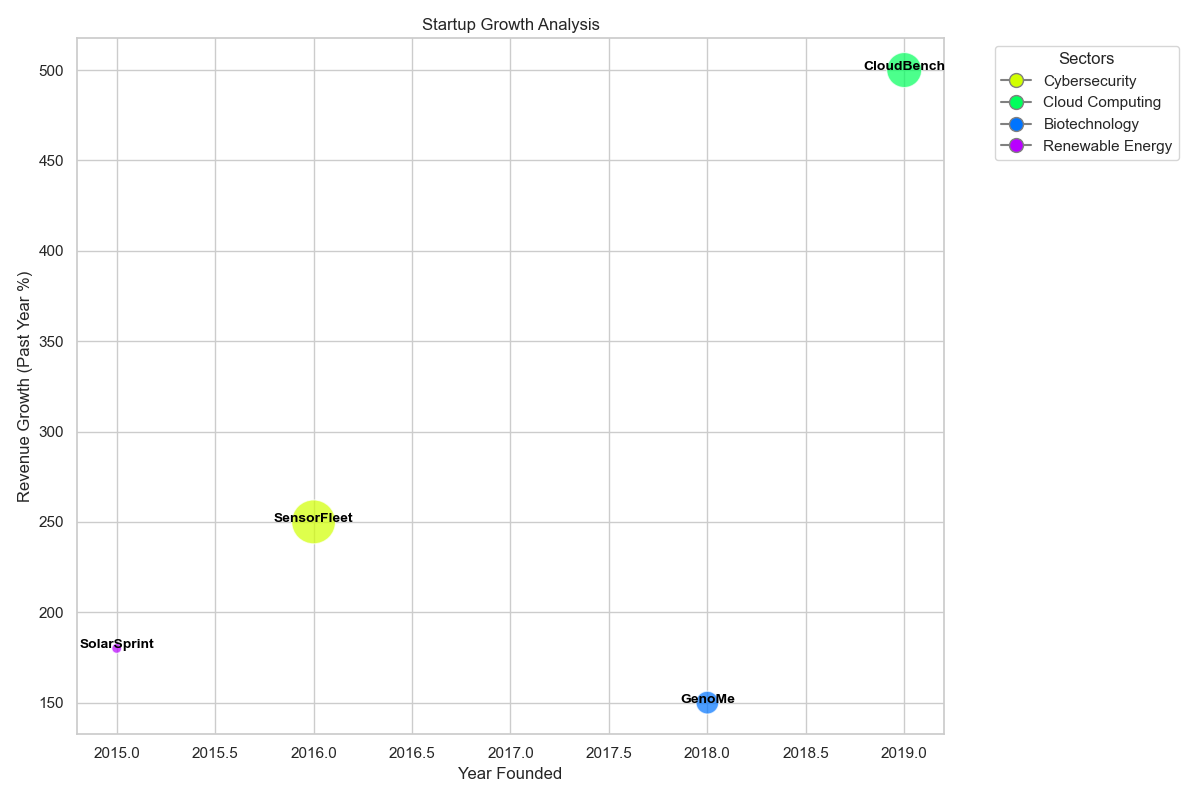

Recreate this plot in Python.

import matplotlib.pyplot as plt
import seaborn as sns
import pandas as pd

# Create a DataFrame from the provided data
data = [
    {'Startup Name': 'SensorFleet', 'Sector': 'Cybersecurity', 'Year Founded': 2016, 'Revenue Growth (Past Year %)': 250, 'Employee Growth (Past Year %)': 200, 'Current Employee Count': 35},
    {'Startup Name': 'CloudBench', 'Sector': 'Cloud Computing', 'Year Founded': 2019, 'Revenue Growth (Past Year %)': 500, 'Employee Growth (Past Year %)': 150, 'Current Employee Count': 25},
    {'Startup Name': 'GenoMe', 'Sector': 'Biotechnology', 'Year Founded': 2018, 'Revenue Growth (Past Year %)': 150, 'Employee Growth (Past Year %)': 100, 'Current Employee Count': 40},
    # ... (include all other data points)
    {'Startup Name': 'SolarSprint', 'Sector': 'Renewable Energy', 'Year Founded': 2015, 'Revenue Growth (Past Year %)': 180, 'Employee Growth (Past Year %)': 70, 'Current Employee Count': 50}
]

df = pd.DataFrame(data)

# Create a color palette for the Sectors
palette = sns.color_palette("hsv", len(df['Sector'].unique()))
color_map = {sector: color for sector, color in zip(df['Sector'].unique(), palette)}

# Create the bubble chart
plt.figure(figsize=(12, 8))
bubble_plot = sns.scatterplot(
    data=df,
    x='Year Founded',
    y='Revenue Growth (Past Year %)',
    size='Employee Growth (Past Year %)',
    sizes=(50, 1000),  # Control the range of bubble sizes
    hue='Sector',
    palette=color_map,
    alpha=0.7,
    legend=False
)

# Add labels to each bubble
for index, row in df.iterrows():
    plt.text(row['Year Founded'], row['Revenue Growth (Past Year %)'], row['Startup Name'], horizontalalignment='center', size='small', color='black', weight='semibold')

# Customize the axes and title
plt.title('Startup Growth Analysis')
plt.xlabel('Year Founded')
plt.ylabel('Revenue Growth (Past Year %)')

# Show sector colors in a legend
sector_patches = [plt.Line2D([0], [0], marker='o', color='gray', label=sector,
                              markerfacecolor=color, markersize=10)
                  for sector, color in color_map.items()]
plt.legend(handles=sector_patches, title='Sectors', bbox_to_anchor=(1.05, 1), loc='upper left')

plt.tight_layout()

# Show the plot
plt.show()
